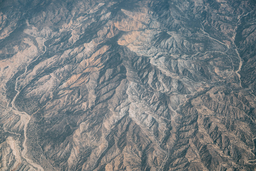
#> input picture resources/floor_plan_i.png, 256 x 171 px, shrunk from 1200 x 800 before the run
$ python big_prictures.py
#> lines starting #> are read from the running program, lines starting #| are printed output that depends on the picture
import math
import pylint
import numpy as np

import matplotlib
from matplotlib import pyplot as plt
from matplotlib import colors
from matplotlib.widgets import Slider, Button, RadioButtons

from skimage import io
from skimage.color import rgb2gray
from skimage.filters import threshold_otsu
from skimage.transform import resize
from skimage.morphology import erosion, dilation
from skimage.morphology import disk
###############


def genImage():
    image = io.imread(file)
#> image is the input picture: shape (171, 256, 3); mean R, G, B 121.1, 127.2, 129.7
    gray_img = rgb2gray(image) #create gray scale image
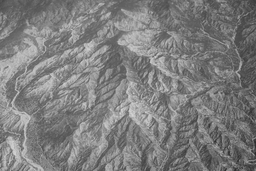
#> gray_img: shape (171, 256) float64; min 0.166, max 0.832, mean 0.494
    if(file == 'resources/floor_plan_c' or file == 'resources/floor_plan_d' or file == 'resources/floor_plan_d' or file == 'resources/floor_plan_f'):
        selem = disk(2)
    else:
        selem = disk(0)
    res_img = dilation(gray_img, selem)  #dilation for eliminating writing
    #res_img = resize(dilated, (50, 100)) #resize image so it can be used as grid
    #res_img = dilated
    thresh = threshold_otsu(res_img)
#> thresh = 0.513
    return thresh, res_img

def genGrid():
    thresh, res_img = genImage()
#> thresh = 0.513
    grid = Grid(res_img.shape[0], res_img.shape[1])
    for i in range(res_img.shape[0]):
        for j in range(res_img.shape[1]):
            if(res_img[i, j] < thresh):
                grid.g[i][j].val = 1
            else:
                grid.g[i][j].val = 0

    img1 = [[0]*len(grid.g[0])  for n in range(len(grid.g))]
    for x in range(len(grid.g)):
        for y in range (len(grid.g[0])):
            img1[x][y] = grid.g[x][y].val

    return grid


###############

class Node:
    def __init__(self, x, y, val, gScore, fScore, cameFrom):
        self.x = x
        self.y = y
        self.val = val
        # bisherige Länge vom Startknoten aus
        self.gScore = gScore
        # gScore + geschätzte Länge zum Zielknoten (Heuristik)
        self.fScore = fScore
        # parent node
        self.cameFrom = cameFrom

    def get_node(self):
        return (self.x, self.y, self.val, self.gScore, self.fScore, self.cameFrom)


class Grid:
    def __init__(self, height, width):
        self.height = height
        self.width = width
        self.g = [[0]*width for n in range(height)]

        for x in range(len(self.g)):
            for y in range(len(self.g[0])):
                self.g[x][y] = Node(x, y, 0, math.inf, math.inf, 0)

    def in_bounds(self, x, y):
        return (0 <= x < self.height and 0 <= y < self.width)

    def is_wall(self, node):
        return (node.val == 1)

    # [48 lines left out: function neighbours, not called in this run]

###############


def heuristic(ax, ay, bx, by):
    return abs(ax-bx) + abs(ay - by)

###############


# [332 lines left out: functions reconstruct_path, interpret_path, a_star_search, vert_search, hor_search, diag_search and 5 more, not called in this run]
    #print(len(coords))
    #if len(coords) == 4:
        #fig.canvas.mpl_disconnect(did)


def init():
    grid = genGrid()
    img = [[0]*len(grid.g[0]) for n in range(len(grid.g))]
    for x in range(len(grid.g)):
        for y in range(len(grid.g[0])):
            img[x][y] = grid.g[x][y].val

    # [5 lines of commented-out code are left out]

    cmap = colors.ListedColormap(['white', 'black'])
    im = ax.pcolor(img[::1], cmap=cmap, edgecolors='k', linewidths=0)


    return grid
###############

file = 'resources/floor_plan_i.png'
#file = 'resources/cat.png'
#file = 'resources/maze_d.png'
fig, ax = plt.subplots()

# [11 lines of commented-out code are left out]
coords = []
#path = []

cid = fig.canvas.mpl_connect('button_press_event', Onclick)
# Button for reset the whole thing
resetx = plt.axes([0.8, 0.025, 0.12, 0.04])
reset_button = Button(resetx, 'Reset', hovercolor='0.975')
reset_button.on_clicked(reset)

# Button for calculation of jump star algorithm
jumppointx = plt.axes([0.62, 0.025, 0.12, 0.04])
jumppoint_button = Button(jumppointx, 'Jump Star', hovercolor='0.975')
jumppoint_button.on_clicked(calc_jpoint)

# Button for calculation of a star algorithm
astarx = plt.axes([0.42, 0.025, 0.12, 0.04])
astar_button = Button(astarx, 'A Star', hovercolor='0.975')
astar_button.on_clicked(calc_astar)

grid = init()
h = grid.height
#> h = 171
w = grid.width
#> w = 256
hlabels = range(0, h)
wlabels = range(0, w)

ax.xaxis.set(ticks=np.arange(0.5, len(wlabels)), ticklabels=wlabels)
ax.yaxis.set(ticks=np.arange(0.5, len(hlabels)), ticklabels=hlabels)
ax.xaxis.tick_top()
ax.invert_yaxis()

######### for good people ##########
wm = plt.get_current_fig_manager()
wm.window.state('zoomed')

######### For the cool Linux users ########
#mng = plt.get_current_fig_manager()
#mng.full_screen_toggle()  # press alt + F4 (or alt + tab)


plt.show()
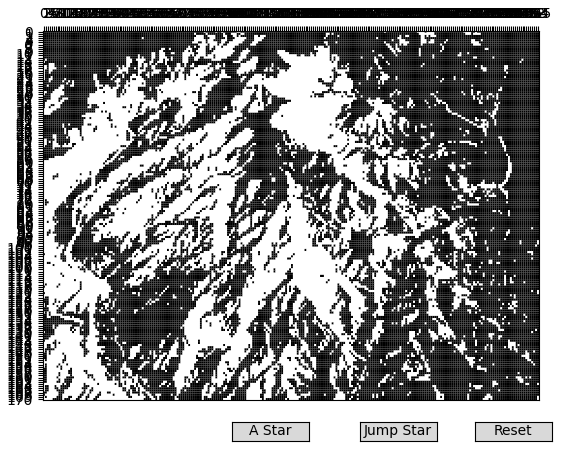
#> figure drawn by matplotlib, 1 panel

$ run again, with resources/cat.png copied over resources/floor_plan_i.png
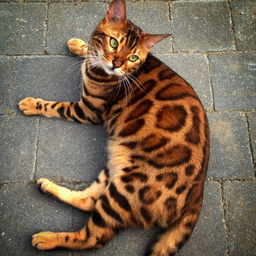
#> input picture resources/cat.png, 256 x 256 px, shrunk from 597 x 597 before the run
#> in genImage, image is the input picture: shape (256, 256, 4); mean R, G, B, A 122.9, 102.7, 83.1, 255
#> in genImage, `gray_img = rgb2gray(image)`:
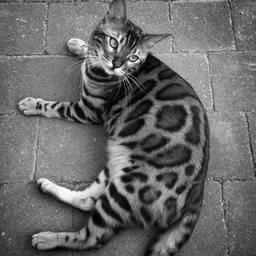
#> gray_img: shape (256, 256) float64; min 0.005, max 1, mean 0.414
#> in genImage, `thresh = threshold_otsu(res_img)`: thresh = 0.376
#> `plt.show()`:
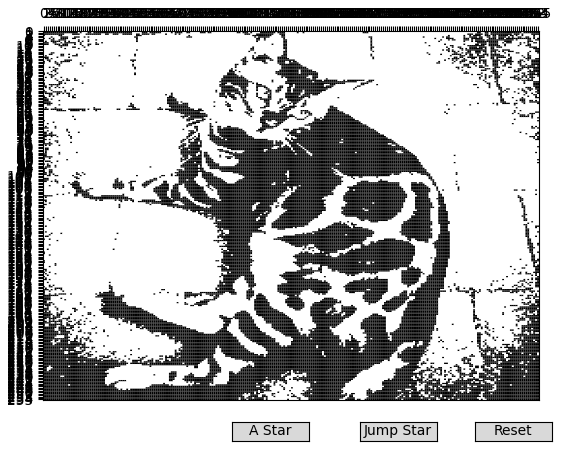
#> figure drawn by matplotlib, 1 panel
